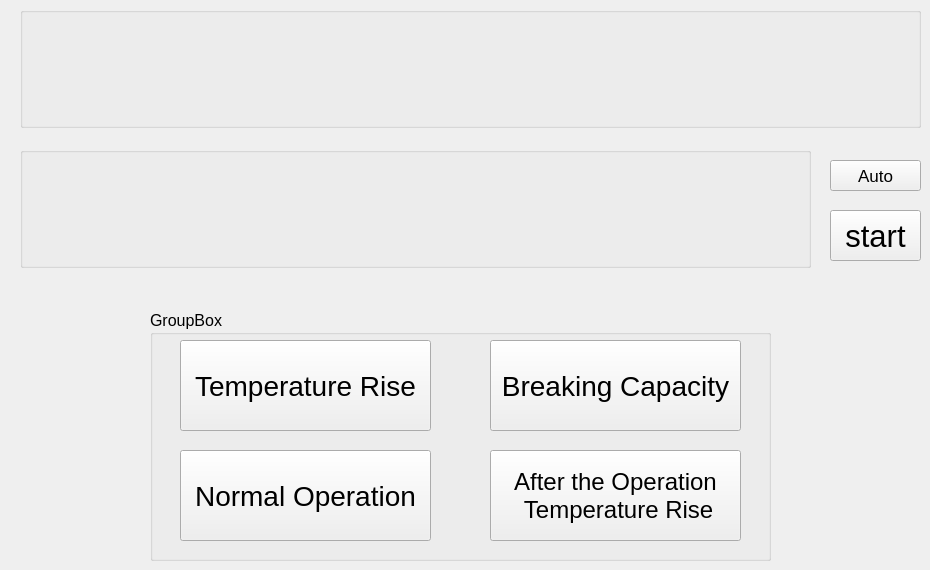
     <widget class="QWidget" name="tab">
      <attribute name="title">
       <string>Servo-A</string>
      </attribute>
      <widget class="QGroupBox" name="groupBox_show">
       <property name="geometry">
        <rect>
         <x>20</x>
         <y>147</y>
         <width>791</width>
         <height>121</height>
        </rect>
       </property>
       <property name="minimumSize">
        <size>
         <width>0</width>
         <height>0</height>
        </size>
       </property>
       <property name="maximumSize">
        <size>
         <width>16777215</width>
         <height>16777215</height>
        </size>
       </property>
       <property name="font">
        <font>
         <pointsize>9</pointsize>
        </font>
       </property>
       <property name="mouseTracking">
        <bool>false</bool>
       </property>
       <property name="acceptDrops">
        <bool>false</bool>
       </property>
       <property name="autoFillBackground">
        <bool>false</bool>
       </property>
       <property name="styleSheet">
        <string notr="true"/>
       </property>
       <property name="title">
        <string/>
       </property>
       <property name="flat">
        <bool>true</bool>
       </property>
       <layout class="QVBoxLayout" name="verticalLayout_list">
        <property name="sizeConstraint">
         <enum>QLayout::SetMinimumSize</enum>
        </property>
        <property name="leftMargin">
         <number>0</number>
        </property>
        <property name="topMargin">
         <number>0</number>
        </property>
        <property name="rightMargin">
         <number>0</number>
        </property>
        <property name="bottomMargin">
         <number>0</number>
        </property>
       </layout>
      </widget>
      <widget class="QToolButton" name="toolButton_start">
       <property name="geometry">
        <rect>
         <x>830</x>
         <y>210</y>
         <width>91</width>
         <height>51</height>
        </rect>
       </property>
       <property name="font">
        <font>
         <pointsize>23</pointsize>
        </font>
       </property>
       <property name="styleSheet">
        <string notr="true"/>
       </property>
       <property name="text">
        <string>start</string>
       </property>
      </widget>
      <widget class="QGroupBox" name="groupBox_area">
       <property name="geometry">
        <rect>
         <x>20</x>
         <y>7</y>
         <width>901</width>
         <height>121</height>
        </rect>
       </property>
       <property name="mouseTracking">
        <bool>true</bool>
       </property>
       <property name="acceptDrops">
        <bool>true</bool>
       </property>
       <property name="styleSheet">
        <string notr="true"/>
       </property>
       <property name="title">
        <string/>
       </property>
       <property name="flat">
        <bool>true</bool>
       </property>
       <layout class="QVBoxLayout" name="verticalLayout_power">
        <property name="leftMargin">
         <number>0</number>
        </property>
        <property name="topMargin">
         <number>0</number>
        </property>
        <property name="rightMargin">
         <number>0</number>
        </property>
        <property name="bottomMargin">
         <number>0</number>
        </property>
       </layout>
      </widget>
      <widget class="QGroupBox" name="groupBox_4">
       <property name="geometry">
        <rect>
         <x>150</x>
         <y>310</y>
         <width>621</width>
         <height>251</height>
        </rect>
       </property>
       <property name="font">
        <font>
         <pointsize>12</pointsize>
         <weight>50</weight>
         <bold>false</bold>
        </font>
       </property>
       <property name="styleSheet">
        <string notr="true"/>
       </property>
       <property name="title">
        <string>GroupBox</string>
       </property>
       <property name="flat">
        <bool>false</bool>
       </property>
       <widget class="QToolButton" name="toolButton_19">
        <property name="geometry">
         <rect>
          <x>30</x>
          <y>30</y>
          <width>251</width>
          <height>91</height>
         </rect>
        </property>
        <property name="font">
         <font>
          <pointsize>21</pointsize>
         </font>
        </property>
        <property name="styleSheet">
         <string notr="true"/>
        </property>
        <property name="text">
         <string>Temperature Rise</string>
        </property>
        <property name="autoRaise">
         <bool>false</bool>
        </property>
       </widget>
       <widget class="QToolButton" name="toolButton_20">
        <property name="geometry">
         <rect>
          <x>340</x>
          <y>30</y>
          <width>251</width>
          <height>91</height>
         </rect>
        </property>
        <property name="font">
         <font>
          <pointsize>21</pointsize>
         </font>
        </property>
        <property name="styleSheet">
         <string notr="true"/>
        </property>
        <property name="text">
         <string>Breaking Capacity</string>
        </property>
        <property name="autoRaise">
         <bool>false</bool>
        </property>
       </widget>
       <widget class="QToolButton" name="toolButton_22">
        <property name="geometry">
         <rect>
          <x>340</x>
          <y>140</y>
          <width>251</width>
          <height>91</height>
         </rect>
        </property>
        <property name="font">
         <font>
          <pointsize>18</pointsize>
         </font>
        </property>
        <property name="styleSheet">
         <string notr="true"/>
        </property>
        <property name="text">
         <string>After the Operation
 Temperature Rise</string>
        </property>
        <property name="autoRaise">
         <bool>false</bool>
        </property>
       </widget>
       <widget class="QToolButton" name="toolButton_21">
        <property name="geometry">
         <rect>
          <x>30</x>
          <y>140</y>
          <width>251</width>
          <height>91</height>
         </rect>
        </property>
        <property name="font">
         <font>
          <pointsize>21</pointsize>
         </font>
        </property>
        <property name="styleSheet">
         <string notr="true"/>
        </property>
        <property name="text">
         <string>Normal Operation</string>
        </property>
        <property name="autoRaise">
         <bool>false</bool>
        </property>
       </widget>
      </widget>
      <widget class="QPushButton" name="pushButton">
       <property name="geometry">
        <rect>
         <x>830</x>
         <y>160</y>
         <width>91</width>
         <height>31</height>
        </rect>
       </property>
       <property name="font">
        <font>
         <pointsize>13</pointsize>
        </font>
       </property>
       <property name="text">
        <string>Auto</string>
       </property>
      </widget>
     </widget>
